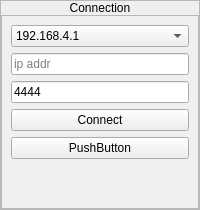
        <widget class="QFrame" name="connectionMainFrame">
         <property name="frameShape">
          <enum>QFrame::StyledPanel</enum>
         </property>
         <property name="frameShadow">
          <enum>QFrame::Raised</enum>
         </property>
         <layout class="QVBoxLayout" name="verticalLayout_19">
          <property name="spacing">
           <number>0</number>
          </property>
          <property name="leftMargin">
           <number>0</number>
          </property>
          <property name="topMargin">
           <number>0</number>
          </property>
          <property name="rightMargin">
           <number>0</number>
          </property>
          <property name="bottomMargin">
           <number>0</number>
          </property>
          <item>
           <widget class="QLabel" name="label_7">
            <property name="text">
             <string>Connection</string>
            </property>
            <property name="alignment">
             <set>Qt::AlignCenter</set>
            </property>
           </widget>
          </item>
          <item>
           <widget class="QFrame" name="connectionFrame">
            <property name="frameShape">
             <enum>QFrame::StyledPanel</enum>
            </property>
            <property name="frameShadow">
             <enum>QFrame::Raised</enum>
            </property>
            <layout class="QVBoxLayout" name="verticalLayout_20">
             <item>
              <widget class="QComboBox" name="connectComboBoxAddress">
               <item>
                <property name="text">
                 <string>192.168.4.1</string>
                </property>
               </item>
               <item>
                <property name="text">
                 <string>192.168.2.130</string>
                </property>
               </item>
               <item>
                <property name="text">
                 <string>169.254.94.243</string>
                </property>
               </item>
               <item>
                <property name="text">
                 <string>158.196.157.44</string>
                </property>
               </item>
              </widget>
             </item>
             <item>
              <widget class="QLineEdit" name="connectLineAddress">
               <property name="placeholderText">
                <string>ip addr</string>
               </property>
              </widget>
             </item>
             <item>
              <widget class="QLineEdit" name="connectPort">
               <property name="text">
                <string>4444</string>
               </property>
               <property name="placeholderText">
                <string>port</string>
               </property>
              </widget>
             </item>
             <item>
              <widget class="QPushButton" name="connectBtn">
               <property name="text">
                <string>Connect</string>
               </property>
              </widget>
             </item>
             <item>
              <widget class="QPushButton" name="disconnectBtn">
               <property name="text">
                <string>PushButton</string>
               </property>
              </widget>
             </item>
             <item>
              <spacer name="verticalSpacer">
               <property name="orientation">
                <enum>Qt::Vertical</enum>
               </property>
               <property name="sizeHint" stdset="0">
                <size>
                 <width>20</width>
                 <height>40</height>
                </size>
               </property>
              </spacer>
             </item>
            </layout>
           </widget>
          </item>
         </layout>
        </widget>
